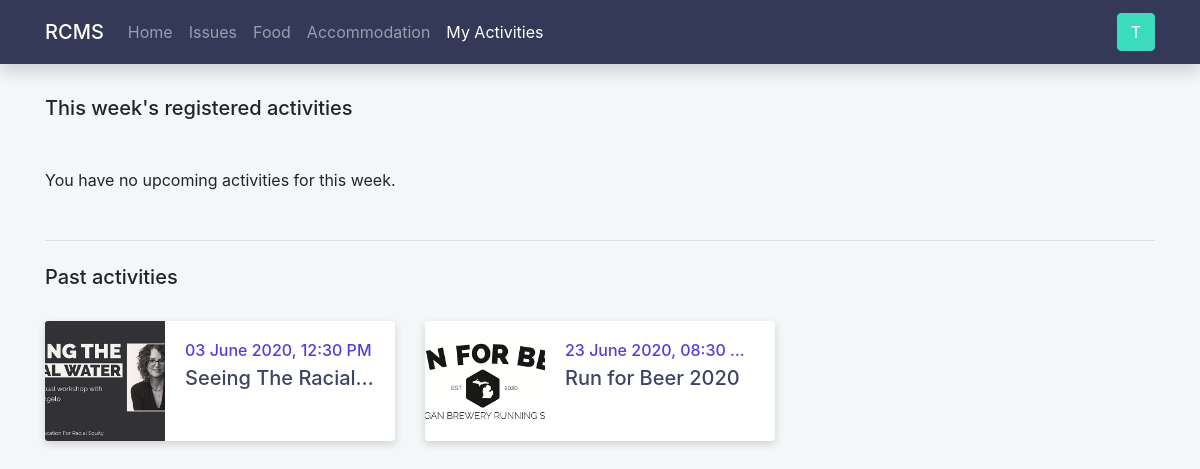
Screenshot of /my-activities (signed in) with the database file from the repository.
### tables this page shows
CREATE TABLE user_activity
(
    user_id     INTEGER UNSIGNED NOT NULL,
    activity_id INTEGER UNSIGNED NOT NULL,
    created_at  TIMESTAMP        NOT NULL DEFAULT CURRENT_TIMESTAMP,
    PRIMARY KEY (user_id, activity_id),
    FOREIGN KEY (user_id) REFERENCES student (id) ON DELETE CASCADE ON UPDATE CASCADE,
    FOREIGN KEY (activity_id) REFERENCES activity (id) ON DELETE CASCADE ON UPDATE CASCADE
);

CREATE TABLE activity
(
    id                    INTEGER UNSIGNED AUTO_INCREMENT PRIMARY KEY,
    name                  VARCHAR(200)  NOT NULL,
    img                   VARCHAR(2083) NOT NULL,
    venue                 VARCHAR(200)  NOT NULL,
    description           VARCHAR(5000) NOT NULL,
    activity_date         DATETIME      NOT NULL,
    registration_deadline DATETIME      NOT NULL
);

### src/models/UserActivityModel.php (called while the page is built, shortened)
<?php
class UserActivityModel
{
    private PDO $connection;
    public function __construct(PDO $connection)
    {
        $this->connection = $connection;
    }
    public function getAllRegisteredActivities(int $userId): array
    {
        try {
            $stmt = $this->connection->prepare('SELECT activity_id, img, name, activity_date FROM user_activity INNER JOIN activity ON user_activity.activity_id = activity.id WHERE user_activity.user_id = ? ORDER BY activity_date');
            $stmt->execute([$userId]);
            $data = $stmt->fetchAll();
            return $data;
        } catch (PDOException $exception) {
            error_log('UserActivityModel: getAllRegisteredActivities: ' . $exception->getMessage() . 'userId: ' . $userId);
            throw $exception;
        }
    }
}

### src/models/Database.php (called while the page is built, shortened)
<?php
class Database
{
    private ?PDO $connection;
    private string $dbname;
    private string $username;
    private string $password;
    private string $host;
    private string $port;
    private string $charset;
    public function __construct(string $dbname, string $username, string $password, string $host = 'localhost', string $port = '3306', string $charset = 'utf8mb4')
    {
        $this->dbname = $dbname;
        $this->username = $username;
        $this->password = $password;
        $this->host = $host;
        $this->port = $port;
        $this->charset = $charset;
    }
    public function getConnection(): PDO
    {
        if (!isset($this->connection)) {
            $dsn = "mysql:dbname=$this->dbname;host=$this->host;port=$this->port;charset=$this->charset";
            $options = [
                PDO::ATTR_DEFAULT_FETCH_MODE => PDO::FETCH_ASSOC,
                PDO::ATTR_ERRMODE => PDO::ERRMODE_EXCEPTION,
                PDO::ATTR_EMULATE_PREPARES => false,
                PDO::MYSQL_ATTR_FOUND_ROWS => true,
            ];
            try {
                $this->connection = new PDO($dsn, $this->username, $this->password, $options);
            } catch (PDOException $e) {
                throw $e;
            }
        }
        return $this->connection;
    }
}

### src/modules/activity/my-activities.php (the view, shortened to what this page needs)
<?php
include '../src/templates/header.php';
include '../src/templates/navbar.php';
include '../src/models/UserActivityModel.php';
if (isset($_SESSION['user_id'])) {
    $db = new Database(DATABASE_NAME, DATABASE_USERNAME, DATABASE_PASSWORD);
    $server_err = false;
    try {
        $user_activity_model = new UserActivityModel($db->getConnection());
        $registered_activities = $user_activity_model->getAllRegisteredActivities($_SESSION['user_id']);
    } catch (PDOException $exception) {
        $server_err = true;
    }
    if (!empty($registered_activities)) {
        $this_week_activities = [];
        $past_activities = [];
        $next_monday = date('Y-m-d', strtotime('monday next week'));
        $today = date('Y-m-d');
        foreach ($registered_activities as $key => $value) {
            if ($value['activity_date'] < $today) {
                array_push($past_activities, $value);
                unset($registered_activities[$key]);
            } else if ($value['activity_date'] < $next_monday) {
                array_push($this_week_activities, $value);
                unset($registered_activities[$key]);
            }
        }
    }
}
?>
<main class="container">
    <?php if (isset($_SESSION['user_id'])) : ?>
        <?php if (!$server_err) : ?>
            <?php if (!empty($registered_activities) || !empty($this_week_activities) || !empty($past_activities)): ?>
                <h5 class="mt-2">This week's registered activities</h5>
                <?php if (!empty($this_week_activities)): ?>
                    <div class="row">
                        <?php foreach ($this_week_activities as $activity) : ?>
                            <div class="col-lg-4">
                                <div class="card raised-card flex-row mt-4">
                                    <img class="card-img-left" src="<?= $activity['img'] ?>">
                                    <div class="card-body details-sm">
                                        <h6 class="card-title text-truncate text-primary-purple "><?= date('d F Y, h:i A ', strtotime($activity['activity_date'])) ?></h6>
                                        <h5 class="card-subtitle text-truncate text-primary"><?= $activity['name'] ?></h5>
                                    </div>
                                    <a href="<?= '/activities/' . $activity['activity_id'] ?>"
                                       class="stretched-link"></a>
                                </div>
                            </div>
                        <?php endforeach; ?>
                    </div>
                <?php else: ?>
                    <div>
                        <p class="my-5">You have no upcoming activities for this week.</p>
                    </div>
                <?php endif; ?>
                <?php if (!empty($past_activities)): ?>
                    <hr class="mt-5 mb-4">
                    <h5>Past activities</h5>
                    <div class="row">
                        <?php foreach ($past_activities as $activity) : ?>
                            <div class="col-lg-4">
                                <div class="card raised-card flex-row mt-4">
                                    <img class="card-img-left" src="<?= $activity['img'] ?>">
                                    <div class="card-body details-sm">
                                        <h6 class="card-title text-truncate text-primary-purple "><?= date('d F Y, h:i A ', strtotime($activity['activity_date'])) ?></h6>
                                        <h5 class="card-subtitle text-truncate text-primary"><?= $activity['name'] ?></h5>
                                    </div>
                                </div>
                            </div>
                        <?php endforeach; ?>
                    </div>
                <?php endif; ?>
            <?php endif; ?>
        <?php else: include '../src/templates/server_err.php'; endif; ?>
    <?php else : include '../src/templates/acc_req.php'; endif; ?>
</main>
<?php include '../src/templates/footer.php' ?>

### public/assets/css/custom.css (style rules this page uses)
:root { --background: #F3F7F7; --primary: #593BDB; --primary-dark: #5035C5; --secondary: #3BDBBE; --secondary-dark: #35C5AB; --danger: #FA5C7C; --danger-dark: #E15370; --navbar: #343957; --text-primary: #3D4465; --text-secondary: #6E707E; }
body { background-color: var(--background); }
main { padding-top: 5.5rem; padding-bottom: 3rem; position: relative; }
.card-img-left { object-fit: cover; height: 120px; width: 120px; border-top-left-radius: calc(0.25rem - 1px); border-bottom-left-radius: calc(0.25rem - 1px); }
.card { border: 0; transition: 0.3s; box-shadow: 0 0.2rem 0.5rem rgba(0, 0, 0, 0.15); }
.details-sm { height: 90px; overflow-y: hidden; }
.text-primary { color: var(--text-primary) !important; }
.text-primary-purple { color: var(--primary) !important; }

### rows the page displays
user_activity: activity.img (picture), activity.activity_date "03 June 2020, 12:30 PM", activity.name "Seeing The Racial…"
user_activity: activity.img (picture), activity.activity_date "23 June 2020, 08:30 AM", activity.name "Run for Beer 2020"

### other values shown
$_SESSION['username'][0] "T"
